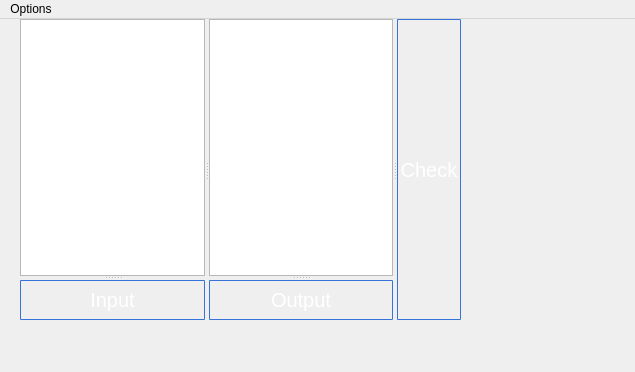
<?xml version="1.0" encoding="UTF-8"?>
<ui version="4.0">
 <class>MainWindow</class>
 <widget class="QMainWindow" name="MainWindow">
  <property name="geometry">
   <rect>
    <x>0</x>
    <y>0</y>
    <width>635</width>
    <height>372</height>
   </rect>
  </property>
  <property name="windowTitle">
   <string>MainWindow</string>
  </property>
  <widget class="QWidget" name="centralWidget">
   <widget class="QSplitter" name="splitter_4">
    <property name="geometry">
     <rect>
      <x>20</x>
      <y>0</y>
      <width>441</width>
      <height>301</height>
     </rect>
    </property>
    <property name="styleSheet">
     <string notr="true">QPushButton{
    padding:2px;
    color: #fff;
    font-size: 20px;
    border-radius: 1px;
    border: 1px solid #3873d9;
    background-color: qlineargradient( x1: 0, y1: 0, x2: 0, y2: 1,
                                        stop: 0 #4287ff, stop: 1 #356ccc);
 }

QTextEdit{
	font-size: 20px;
}</string>
    </property>
    <property name="orientation">
     <enum>Qt::Horizontal</enum>
    </property>
    <widget class="QSplitter" name="splitter_3">
     <property name="orientation">
      <enum>Qt::Horizontal</enum>
     </property>
     <widget class="QSplitter" name="splitter">
      <property name="orientation">
       <enum>Qt::Vertical</enum>
      </property>
      <widget class="QTextEdit" name="textEdit"/>
      <widget class="QPushButton" name="InputButton">
       <property name="text">
        <string>Input</string>
       </property>
      </widget>
     </widget>
     <widget class="QSplitter" name="splitter_2">
      <property name="orientation">
       <enum>Qt::Vertical</enum>
      </property>
      <widget class="QTextEdit" name="textEdit_2"/>
      <widget class="QPushButton" name="OutputButton">
       <property name="text">
        <string>Output</string>
       </property>
      </widget>
     </widget>
    </widget>
    <widget class="QPushButton" name="ActionButton">
     <property name="text">
      <string>Check</string>
     </property>
    </widget>
   </widget>
  </widget>
  <widget class="QMenuBar" name="menuBar">
   <property name="geometry">
    <rect>
     <x>0</x>
     <y>0</y>
     <width>635</width>
     <height>21</height>
    </rect>
   </property>
   <widget class="QMenu" name="menuOptions">
    <property name="title">
     <string>Options</string>
    </property>
    <addaction name="actionHelp"/>
    <addaction name="actionAbout"/>
   </widget>
   <addaction name="menuOptions"/>
  </widget>
  <action name="actionHelp">
   <property name="text">
    <string>Help</string>
   </property>
   <property name="shortcut">
    <string>F1</string>
   </property>
  </action>
  <action name="actionAbout">
   <property name="text">
    <string>About</string>
   </property>
   <property name="shortcut">
    <string>F2</string>
   </property>
  </action>
 </widget>
 <layoutdefault spacing="6" margin="11"/>
 <resources/>
 <connections/>
</ui>
